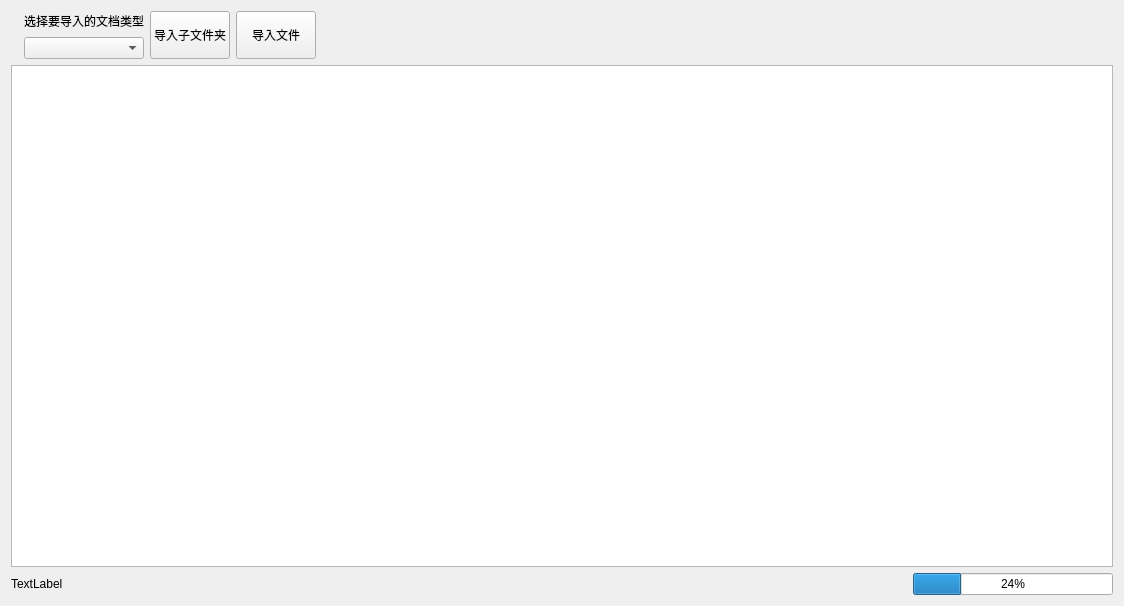
<?xml version="1.0" encoding="UTF-8"?>
<ui version="4.0">
 <class>Form</class>
 <widget class="QWidget" name="Form">
  <property name="geometry">
   <rect>
    <x>0</x>
    <y>0</y>
    <width>1124</width>
    <height>606</height>
   </rect>
  </property>
  <property name="windowTitle">
   <string>Form</string>
  </property>
  <layout class="QVBoxLayout" name="verticalLayout_2">
   <item>
    <layout class="QHBoxLayout" name="horizontalLayout">
     <item>
      <layout class="QHBoxLayout" name="horizontalLayout_5">
       <item>
        <widget class="QLabel" name="label_import">
         <property name="sizePolicy">
          <sizepolicy hsizetype="Fixed" vsizetype="Preferred">
           <horstretch>0</horstretch>
           <verstretch>0</verstretch>
          </sizepolicy>
         </property>
         <property name="text">
          <string/>
         </property>
         <property name="pixmap">
          <pixmap>../res/ico/import1.png</pixmap>
         </property>
        </widget>
       </item>
       <item>
        <layout class="QVBoxLayout" name="verticalLayout">
         <item>
          <widget class="QLabel" name="label">
           <property name="text">
            <string>选择要导入的文档类型</string>
           </property>
          </widget>
         </item>
         <item>
          <widget class="QComboBox" name="comboBox_FileType"/>
         </item>
        </layout>
       </item>
       <item>
        <widget class="QPushButton" name="butPathImport">
         <property name="minimumSize">
          <size>
           <width>0</width>
           <height>48</height>
          </size>
         </property>
         <property name="maximumSize">
          <size>
           <width>80</width>
           <height>48</height>
          </size>
         </property>
         <property name="text">
          <string>导入子文件夹</string>
         </property>
        </widget>
       </item>
       <item>
        <widget class="QPushButton" name="butFileImport">
         <property name="minimumSize">
          <size>
           <width>0</width>
           <height>48</height>
          </size>
         </property>
         <property name="maximumSize">
          <size>
           <width>80</width>
           <height>48</height>
          </size>
         </property>
         <property name="text">
          <string>导入文件</string>
         </property>
        </widget>
       </item>
      </layout>
     </item>
     <item>
      <spacer name="horizontalSpacer">
       <property name="orientation">
        <enum>Qt::Horizontal</enum>
       </property>
       <property name="sizeHint" stdset="0">
        <size>
         <width>40</width>
         <height>20</height>
        </size>
       </property>
      </spacer>
     </item>
    </layout>
   </item>
   <item>
    <widget class="QTextBrowser" name="textBrowser"/>
   </item>
   <item>
    <layout class="QHBoxLayout" name="horizontalLayout_3">
     <item>
      <widget class="QLabel" name="label_info">
       <property name="minimumSize">
        <size>
         <width>500</width>
         <height>0</height>
        </size>
       </property>
       <property name="text">
        <string>TextLabel</string>
       </property>
      </widget>
     </item>
     <item>
      <widget class="QProgressBar" name="pb">
       <property name="minimumSize">
        <size>
         <width>200</width>
         <height>0</height>
        </size>
       </property>
       <property name="maximumSize">
        <size>
         <width>200</width>
         <height>16777215</height>
        </size>
       </property>
       <property name="value">
        <number>24</number>
       </property>
      </widget>
     </item>
    </layout>
   </item>
  </layout>
 </widget>
 <resources/>
 <connections/>
</ui>
